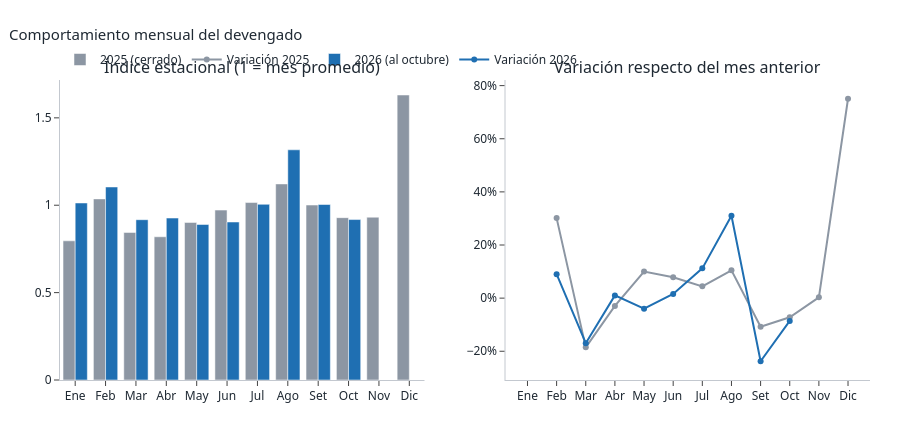

Notebook cell for this chart:
### Code cell
# 6.3.b Variación mensual, índice estacional, coeficiente de variación y correlación entre años.
filas = []
for anio in ANIOS:
    ult = int(dim_anio.set_index("anio").loc[anio, "mes_ultimo_dato"])
    s = dev_mes[anio].iloc[:ult]
    promedio = s.mean()
    for m, v in s.items():
        previo = s.get(m - 1, np.nan)
        filas.append({"anio": anio, "mes_num": int(m), "mes_abrev": MES_ABREV[m - 1], "fecha": pd.Timestamp(anio, m, 1),
                      "devengado": float(v), "variacion_mensual": (v / previo - 1) if pd.notna(previo) and previo else np.nan,
                      "indice_estacional": float(v / promedio), "participacion": float(v / s.sum()),
                      "trimestre": f"T{(m - 1) // 3 + 1}"})
estacionalidad_mensual = pd.DataFrame(filas)
cv = estacionalidad_mensual.groupby("anio")["devengado"].agg(lambda s: s.std() / s.mean())
comunes = estacionalidad_mensual[estacionalidad_mensual["mes_num"] <= CORTE].pivot(index="mes_num", columns="anio", values="devengado")
correlacion = float(np.corrcoef(comunes[a0], comunes[a1])[0, 1])
trimestral = (estacionalidad_mensual[estacionalidad_mensual["anio"] == a0].groupby("trimestre")["participacion"].sum())

display(estacionalidad_mensual.pivot(index="mes_abrev", columns="anio", values=["indice_estacional", "variacion_mensual"])
        .reindex(MES_ABREV).style.format("{:.2f}", subset="indice_estacional").format("{:+.1%}", subset="variacion_mensual", na_rep="—"))

if TIENE_PLOTLY:
    fig = make_subplots(rows=1, cols=2, subplot_titles=("Índice estacional (1 = mes promedio)", "Variación respecto del mes anterior"))
    for anio in ANIOS:
        g = estacionalidad_mensual[estacionalidad_mensual["anio"] == anio]
        fig.add_bar(x=g["mes_abrev"], y=g["indice_estacional"], name=ETIQUETA_ANIO[anio], marker_color=COLOR_ANIO[anio], row=1, col=1)
        fig.add_scatter(x=g["mes_abrev"], y=g["variacion_mensual"], mode="lines+markers", name=f"Variación {anio}",
                        line=dict(color=COLOR_ANIO[anio]), row=1, col=2)
    fig.add_hline(y=1, line_dash="dash", line_color=EJE, row=1, col=1)
    fig.add_hline(y=0, line_color=EJE, row=1, col=2)
    fig.update_yaxes(tickformat=".0%", row=1, col=2)
    fig.update_layout(title="Comportamiento mensual del devengado", barmode="group", height=430)
    mostrar(fig, "comportamiento_mensual")

e0 = estacionalidad_mensual[estacionalidad_mensual["anio"] == a0].set_index("mes_num")
pico, valle = int(e0["indice_estacional"].idxmax()), int(e0["indice_estacional"].idxmin())
nota(f"""**Lectura automática**

- **Patrón estacional:** en {a0} el mes más intenso fue **{MESES[pico - 1].lower()}** (índice {e0.loc[pico, 'indice_estacional']:.2f}) y el más bajo **{MESES[valle - 1].lower()}** ({e0.loc[valle, 'indice_estacional']:.2f}). El cuarto trimestre concentró el **{trimestral.get('T4', np.nan):.1%}** del gasto anual (25 % sería un reparto uniforme).
- **Regularidad:** coeficiente de variación mensual de **{cv[a0]:.2f}** en {a0} y **{cv[a1]:.2f}** en {a1} (meses con datos).
- **Estabilidad del patrón:** la correlación entre los perfiles mensuales de {a0} y {a1} (enero–{MESES[CORTE - 1].lower()}) es **r = {correlacion:.2f}**: {'el calendario de gasto se repite, lo que valida la proyección estacional' if correlacion >= 0.7 else 'el calendario cambió entre años; la proyección estacional debe tomarse con cautela'}.""")

### Figure 1 — Plotly figure (JSON) as saved in the notebook; plotly's stock layout.template omitted (floating-point values rounded to 4 significant figures)
{"data": [{"marker": {"color": "#8C96A3"}, "name": "2025 (cerrado)", "type": "bar", "x": ["Ene", "Feb", "Mar", "Abr", "May", "Jun", "Jul", "Ago", "Set", "Oct", "Nov", "Dic"], "xaxis": "x", "y": [0.7964, 1.036, 0.8443, 0.8195, 0.9016, 0.9723, 1.015, 1.122, 1.001, 0.9288, 0.9316, 1.631], "yaxis": "y"}, {"line": {"color": "#8C96A3"}, "mode": "lines+markers", "name": "Variación 2025", "type": "scatter", "x": ["Ene", "Feb", "Mar", "Abr", "May", "Jun", "Jul", "Ago", "Set", "Oct", "Nov", "Dic"], "xaxis": "x2", "y": [NaN, 0.3013, -0.1853, -0.02941, 0.1002, 0.07841, 0.04434, 0.105, -0.1077, -0.07219, 0.002921, 0.7506], "yaxis": "y2"}, {"marker": {"color": "#1F6FB2"}, "name": "2026 (al octubre)", "type": "bar", "x": ["Ene", "Feb", "Mar", "Abr", "May", "Jun", "Jul", "Ago", "Set", "Oct"], "xaxis": "x", "y": [1.013, 1.104, 0.9172, 0.9267, 0.8899, 0.9041, 1.005, 1.317, 1.004, 0.9181], "yaxis": "y"}, {"line": {"color": "#1F6FB2"}, "mode": "lines+markers", "name": "Variación 2026", "type": "scatter", "x": ["Ene", "Feb", "Mar", "Abr", "May", "Jun", "Jul", "Ago", "Set", "Oct"], "xaxis": "x2", "y": [NaN, 0.09034, -0.1695, 0.01031, -0.03966, 0.01588, 0.112, 0.3101, -0.2376, -0.08571], "yaxis": "y2"}], "layout": {"annotations": [{"font": {"size": 16}, "showarrow": false, "text": "Índice estacional (1 = mes promedio)", "x": 0.225, "xanchor": "center", "xref": "paper", "y": 1, "yanchor": "bottom", "yref": "paper"}, {"font": {"size": 16}, "showarrow": false, "text": "Variación respecto del mes anterior", "x": 0.775, "xanchor": "center", "xref": "paper", "y": 1, "yanchor": "bottom", "yref": "paper"}], "barmode": "group", "height": 430, "shapes": [{"line": {"color": "#C3C8CF", "dash": "dash"}, "type": "line", "x0": 0, "x1": 1, "xref": "x domain", "y0": 1, "y1": 1, "yref": "y"}, {"line": {"color": "#C3C8CF"}, "type": "line", "x0": 0, "x1": 1, "xref": "x2 domain", "y0": 0, "y1": 0, "yref": "y2"}], "title": {"text": "Comportamiento mensual del devengado"}, "xaxis": {"anchor": "y", "domain": [0, 0.45]}, "xaxis2": {"anchor": "y2", "domain": [0.55, 1]}, "yaxis": {"anchor": "x", "domain": [0, 1]}, "yaxis2": {"anchor": "x2", "domain": [0, 1], "tickformat": ".0%"}}}
